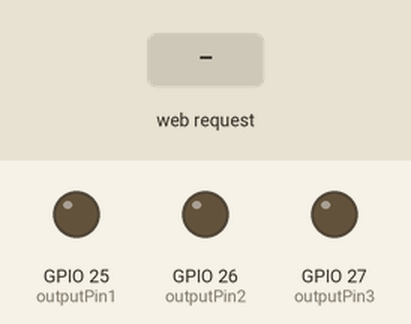
The sketch below on a simulated ESP32. On the bench: output pins drawn as LEDs (lit = HIGH). Dashed ring = blinking. The inputs (shaded band) are chosen by the test bench. WiFi joins after 1.5 s; servers stay silent unless stated; what the sketch prints to the serial monitor is not drawn.

Above: at 3.2 s.
3.3 s: HTTP request GET /blink received
At 3.6 s:
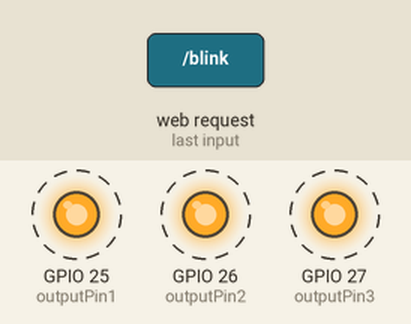
6.3 s: HTTP request GET /start received
At 7.3 s:
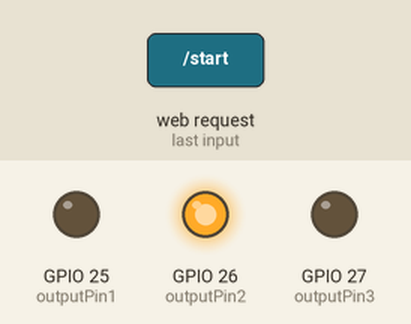
7.8 s: HTTP request GET /stop received
At 8.5 s:
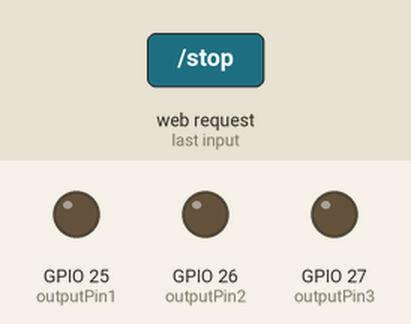
Timing chart, 0 to 10.8 s (numbered marks = the images above; inputs shaded):
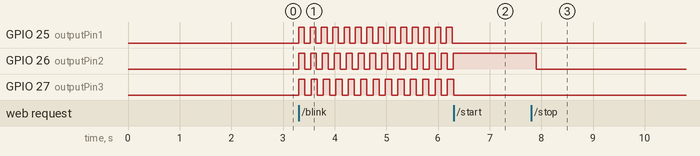

The sketch:

LedStrip_WebServer_chatgpt_3_async.ino
```cpp
#include <WiFi.h>
#include <ESPAsyncWebServer.h>

// Replace with your network credentials
const char* ssid = "HSS Hugo Morais";
const char* password = "abcdefgh";

// GPIO pins for outputs
const int outputPin1 = 25;
const int outputPin2 = 26;
const int outputPin3 = 27;

// Blink delays
const int delayOut1 = 10;  // Blink delay for output 1
const int delayOut2 = 15;  // Blink delay for output 2
const int delayOut3 = 20;  // Blink delay for output 3
const int delayOff = 100;  // Off delay for blinking

// Web server on port 80
AsyncWebServer server(80);

// Control flags
volatile bool stopFading = false;
volatile bool stopBlinking = false;

void setup() {
  // Initialize serial monitor
  Serial.begin(115200);

  // Set pins as output
  pinMode(outputPin1, OUTPUT);
  pinMode(outputPin2, OUTPUT);
  pinMode(outputPin3, OUTPUT);

  // Start WiFi
  WiFi.begin(ssid, password);
  Serial.print("Connecting to WiFi...");
  while (WiFi.status() != WL_CONNECTED) {
    delay(1000);
    Serial.print(".");
  }
  Serial.println("\nConnected to WiFi.");
  Serial.print("IP Address: ");
  Serial.println(WiFi.localIP());

  // Define server routes
  server.on("/", HTTP_GET, [](AsyncWebServerRequest* request) {
    String html = "<html><body>";
    html += "<h1>ESP32 Web Server</h1>";
    html += "<button onclick=\"location.href='/start'\">Start Fading</button><br><br>";
    html += "<button onclick=\"location.href='/blink'\">Start Blinking</button><br><br>";
    html += "</body></html>";
    request->send(200, "text/html", html);
  });

  server.on("/start", HTTP_GET, [](AsyncWebServerRequest* request) {
    String html = "<html><body>";
    html += "<h1>Fading Outputs...</h1>";
    html += "<button onclick=\"location.href='/stop'\">Stop Fading</button><br><br>";
    html += "</body></html>";
    request->send(200, "text/html", html);

    stopFading = false;
    xTaskCreatePinnedToCore(fadeAllOutputsSimultaneously, "FadeTask", 4096, NULL, 1, NULL, 0);
  });

  server.on("/stop", HTTP_GET, [](AsyncWebServerRequest* request) {
    stopFading = true;
    stopBlinking = true;
    String html = "<html><body>";
    html += "<h1>Operation Stopped</h1>";
    html += "<p>Returning to home page...</p>";
    html += "<meta http-equiv='refresh' content='3;url=/' />";
    html += "</body></html>";
    request->send(200, "text/html", html);
  });

  server.on("/blink", HTTP_GET, [](AsyncWebServerRequest* request) {
    String html = "<html><body>";
    html += "<h1>Blinking Outputs...</h1>";
    html += "<button onclick=\"location.href='/stop'\">Stop Blinking</button><br><br>";
    html += "</body></html>";
    request->send(200, "text/html", html);

    stopBlinking = false;
    xTaskCreatePinnedToCore(blinkAllOutputs, "BlinkTask", 4096, NULL, 1, NULL, 0);
  });

  // Start server
  server.begin();
  Serial.println("HTTP server started.");
}

void loop() {
  // No operations needed in the main loop, server handles requests asynchronously
}

void fadeAllOutputsSimultaneously(void* parameter) {
  while (!stopFading) {
    // Implement your fading logic here
    // This function will be called for fading operation
  }

  // Ensure all outputs are off after stopping
  digitalWrite(outputPin1, LOW);
  digitalWrite(outputPin2, LOW);
  digitalWrite(outputPin3, LOW);

  vTaskDelete(NULL); // Delete the task when done
}

void blinkAllOutputs(void* parameter) {
  unsigned long lastTime1 = 0, lastTime2 = 0, lastTime3 = 0;

  while (!stopBlinking) {
    unsigned long currentTime = millis();

    // Blink Output 1
    if (currentTime - lastTime1 >= delayOut1 + delayOff) {
      lastTime1 = currentTime;
      digitalWrite(outputPin1, !digitalRead(outputPin1));
    }

    // Blink Output 2
    if (currentTime - lastTime2 >= delayOut2 + delayOff) {
      lastTime2 = currentTime;
      digitalWrite(outputPin2, !digitalRead(outputPin2));
    }

    // Blink Output 3
    if (currentTime - lastTime3 >= delayOut3 + delayOff) {
      lastTime3 = currentTime;
      digitalWrite(outputPin3, !digitalRead(outputPin3));
    }
  }

  // Ensure all outputs are off after stopping
  digitalWrite(outputPin1, LOW);
  digitalWrite(outputPin2, LOW);
  digitalWrite(outputPin3, LOW);

  vTaskDelete(NULL); // Delete the task when done
}
```

Measured:
- after the input at 3.3 s, GPIO 25 (outputPin1): alternates HIGH for 0.11 s and LOW for 0.11 s, starting at once; GPIO 26 (outputPin2), GPIO 27 (outputPin3): alternates HIGH for 0.12 s and LOW for 0.12 s, starting at once
- after the input at 6.3 s, GPIO 25 (outputPin1): stops changing and stays LOW; GPIO 26 (outputPin2): stops changing and stays HIGH; GPIO 27 (outputPin3): goes on until 6.3 s, then stays LOW
- after the input at 7.8 s, GPIO 26 (outputPin2): HIGH → LOW after 0.10 s
